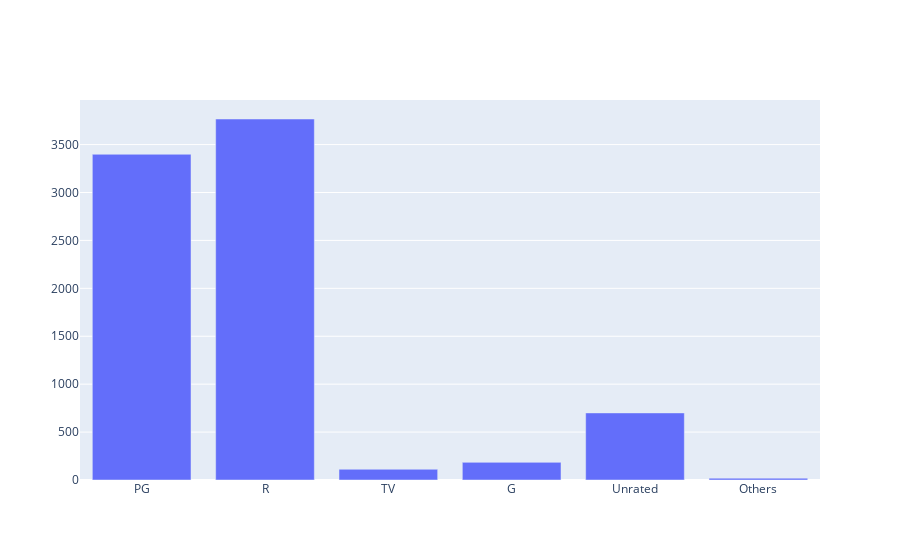

Notebook code cell kept with this figure:
### Code cell
fig = plotBars(content_dict2, isList=True)
fig.show()

### Figure 1 — Plotly figure (JSON) as saved in the notebook; plotly's stock layout.template omitted (floating-point values rounded to 4 significant figures)
{"data": [{"type": "bar", "x": ["PG", "R", "TV", "G", "Unrated", "Others"], "y": [3399, 3767, 112, 184, 700, 19]}], "layout": {}}
